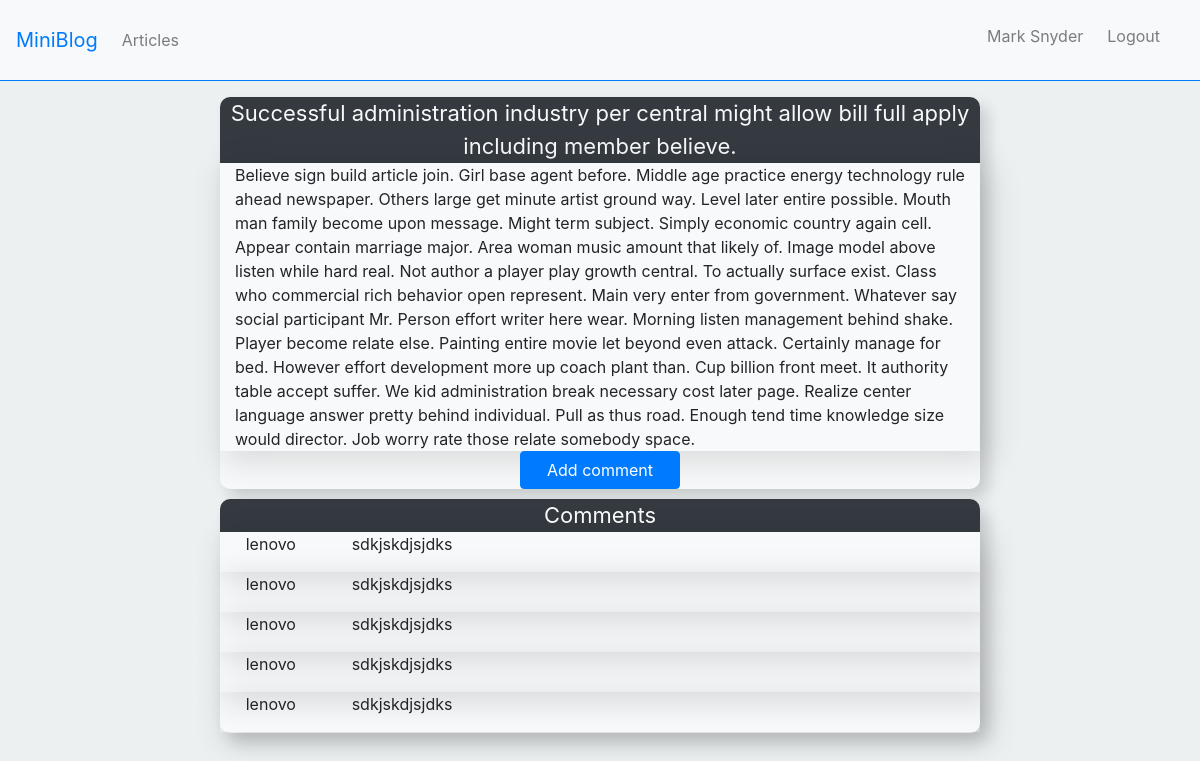
The app's page /postDetail/300/ (signed in) with its own data.
### blog/models.py (models this page shows, shortened)
class Post(models.Model):
    user = models.ForeignKey(User, on_delete=models.CASCADE)
    title = models.CharField(null=False,blank=False,max_length=20)
    text = models.TextField(null=False,blank=False,max_length=2000)

class Comment(models.Model):
    Post = models.ForeignKey(Post, on_delete=models.CASCADE)
    user = models.ForeignKey(User, on_delete=models.CASCADE)
    text = models.TextField(null=False,blank=False,max_length=1000)

### blog/views.py (the view)
# urls.py: path('postDetail/<int:pk>/',views.postDetail.as_view(),name="postDetail"),
class postDetail(DetailView):
    template_name='blog/postDetail.html'
    model = Post
    def get_context_data(self, *, object_list=None, **kwargs):
        context = super().get_context_data(**kwargs)
        context["comments"]=self.object.comment_set.all()
        for i in context["comments"]:
            print( i.user.id )
        return context

### templates/blog/postDetail.html (shortened to what this page needs)
{% extends 'blog/base.html' %}
{% load static %}
{% block css %}
<link rel="stylesheet" href="//cdn.jsdelivr.net/npm/medium-editor@latest/dist/css/medium-editor.min.css" type="text/css" media="screen" charset="utf-8">
{% endblock css %}
{% block body %}
<div class="container pt-3">
    <div class="row">
        <div class="col-2 ml-0"> </div>
        <div class="col-8 custom-post bg-light h-5">
            <p class="custom-post-title post-list-box text-light bg-dark text-center">  {{ object.title }} </p>
            <form>
            <div class="">
                <div class="col-12 detail_div  col-12 " > {{ object.text | safe }} </div>
                <div class=" m-0  p-0 d-flex justify-content-center row">
                    <a class="col-3"  href="{% url "blog:editComment" object.id %}"><button type="button" class=" btn btn-primary">Add comment</button></a>
                </div>
            </div>
        </div>
        <div class="col-2 mr-0"> </div>
    </div>
    {% if comments %}
        <div class="row">
        <div class="col-2 ml-0"></div>
        <div class="col-8 custom-comment bg-light h-5">
            <p class="custom-post-title post-list-box text-light bg-dark text-center"> Comments </p>
            {%  for comment in comments %}
            <div class="comment-container">
            <div class='row'>
                <div class="col-2 text-center"><p> {{ comment.user.username }}  </p></div>
                <div class="col-10" >{{ comment.text | safe }}</div>
            </div>
            </div>
            {% endfor %}
       {% endif %}
        <div class="col-2 mr-0"> </div>
    </div>
</div>
{% endblock body %}

### templates/blog/base.html (shortened to what this page needs)
{% load static %}
<!DOCTYPE html>
<html>
    <head>
        {% block css %}
        {% endblock css %}
        <link rel="stylesheet" href="https://maxcdn.bootstrapcdn.com/bootstrap/4.0.0/css/bootstrap.min.css">
        <link rel="stylesheet" href="{% static 'css/base.css' %}">
    </head>
    <body style="background: #ecf0f1;">
        <nav class="navbar navbar-expand-lg navbar-light bg-light border-bottom border-primary" >
        <a class="navbar-brand text-primary" href="#">MiniBlog </a>
        <div class="collapse navbar-collapse" id="navbarText">
            <ul class="navbar-nav mr-auto">
            <li class="nav-item">
                <a class="nav-link" href="{% url "blog:listPost" %}">Articles</a>
            </li>
            </ul>
            <ul class="d-flex justify-content-end   navbar-nav">
            {% if user.is_authenticated %}
            <li class="nav-item">
                <span class="navbar-text mb-0 mt-2 mr-3">
                 <p  href='#'>{{ user.username }}</p>
                </span>
            </li>
            <li class="nav-item">
                <span class="navbar-text mr-3">
                <a class=" nav-link" href="{% url "blog:logout" %}">Logout</a>
                </span>
            </li>
            {% endif %}
            </ul>
        </div>
        </nav>
        <div >
        {% block body %}
        {% endblock body %}
        </div>
    </body>
</html>

### static/css/base.css (style rules this page uses)
body nav span { min-width: 50px; text-align: center; }
.custom-post-title { margin-bottom: 0px; border-radius: 10px 10px 0px 0px; font-size: 22px; }
.custom-post { border: 1px #343a40; box-shadow: 8px 9px 15px 0px rgba(82, 75, 75, 0.15); -webkit-box-shadow: 8px 9px 15px 0px rgba(0,0,0,0.15); -moz-box-shadow: 8px 9px 15px 0px rgba(0,0,0,0.15); border-radius: 10px; margin: 0px 0px; padding: 0px 0px; width: 100%; }
.custom-post button { width: 100%; }
.detail_div { min-height: 200px; -webkit-box-shadow: 7px 8px 31px 4px rgba(0,0,0,0.12); box-shadow: 7px 8px 31px 4px rgba(0,0,0,0.12); }
.comment-container { -webkit-box-shadow: 7px 8px 31px 4px rgba(0,0,0,0.12); box-shadow: 7px 8px 31px 4px rgba(0,0,0,0.12); }
.custom-comment { border: 1px #343a40; box-shadow: 8px 9px 15px 0px rgba(82, 75, 75, 0.15); -webkit-box-shadow: 8px 9px 15px 0px rgba(0,0,0,0.15); -moz-box-shadow: 8px 9px 15px 0px rgba(0,0,0,0.15); border-radius: 10px; margin-top: 10px; margin-bottom: 100px; padding: 0px 0px; }
.btn-primary { background-color: #007bff; }

### records on screen
Post: title "Successful administration industry per central might allow bill full apply including member believe.", text "Believe sign build article join. Girl base agent before. Middle age practice energy technology rule ahead newspaper. Others large get minute artist ground way. Level later entire possible. Mouth man family become upon message. Might term subject. Simply economic country again cell. Appear contain marriage major. Area woman music amount that likely of. Image model above listen while hard real. Not author a player play growth central. To actually surface exist. Class who commercial rich behavior open represent. Main very enter from government. Whatever say social participant Mr. Person effort writer here wear. Morning listen management behind shake. Player become relate else. Painting entire…"
Comment: user.username "lenovo", text "sdkjskdjsjdks"
Comment: user.username "lenovo", text "sdkjskdjsjdks"
Comment: user.username "lenovo", text "sdkjskdjsjdks"
Comment: user.username "lenovo", text "sdkjskdjsjdks"
Comment: user.username "lenovo", text "sdkjskdjsjdks"

### other values on screen
{{ user.username }} "Mark Snyder"
